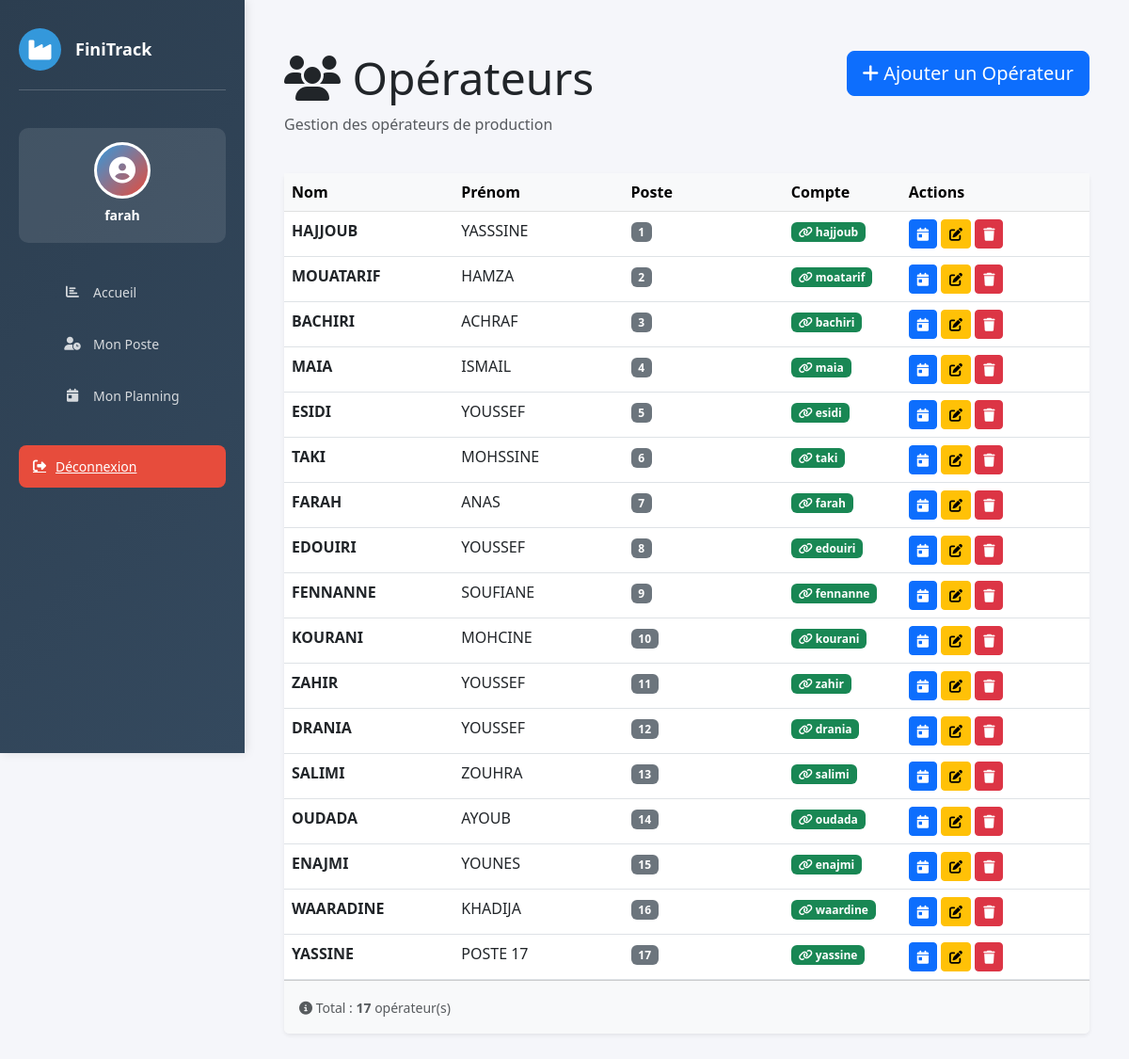
Page /operateurs/ (signed in) on the committed database.
### website/models.py (models this page shows, shortened)
class Operateur(models.Model):
    SHIFT_CHOICES = [
        ('matin',      'Matin      (06h → 14h)'),
        ('normal',     'Normal     (08h → 17h)'),
        ('apres_midi', 'Après-midi (14h → 22h)'),
    ]
    nom    = models.CharField(max_length=100)
    prenom = models.CharField(max_length=100)
    poste  = models.IntegerField(null=True, blank=True)
    shift  = models.CharField(
        max_length=20,
        choices=SHIFT_CHOICES,
        default='normal',
        verbose_name="Type de shift"
    )
    user   = models.OneToOneField(
        User, null=True, blank=True,
        on_delete=models.SET_NULL,
        related_name='operateur_profil',
        verbose_name="Compte utilisateur"
    )
    photo_profil = models.ImageField(
    upload_to='operateurs/photos/',
    null=True,
    blank=True,
    verbose_name="Photo de profil"
)

### website/views.py (the view)
# urls.py: path('operateurs/', views.operateurs_list, name='operateur_list'),
@login_required(login_url='home')
def operateurs_list(request):
    operateurs = Operateur.objects.all().order_by('poste')
    context = {
        'operateurs': operateurs,
    }
    return render(request, 'operateur/operateur_list.html', context)

### website/templates/operateur/operateur_list.html (shortened to what this page needs)
{% extends 'base.html' %}
{% load static %}
{% block content %}
<div class="container-fluid mt-4">
    <div class="row mb-4">
        <div class="col-md-8">
            <h1 class="display-5">
                <i class="fas fa-users"></i> Opérateurs
            </h1>
            <p class="text-muted">Gestion des opérateurs de production</p>
        </div>
        <div class="col-md-4 text-end">
            <a href="{% url 'ajouter_operateur' %}" class="btn btn-primary btn-lg">
                <i class="fas fa-plus"></i> Ajouter un Opérateur
            </a>
        </div>
    </div>
    <div class="card border-0 shadow-sm">
        <div class="card-body p-0">
            {% if operateurs %}
                <div class="table-responsive">
                    <table class="table table-hover mb-0">
                        <thead class="table-light">
                            <tr>
                                <th style="width: 18%">Nom</th>
                                <th style="width: 18%">Prénom</th>
                                <th style="width: 17%">Poste</th>
                                <th style="width: 12%">Compte</th>
                                <th style="width: 20%">Actions</th>
                            </tr>
                        </thead>
                        <tbody>
                            {% for operateur in operateurs %}
                            <tr>
                                <td>
                                    <strong>{{ operateur.nom }}</strong>
                                </td>
                                <td>
                                    {{ operateur.prenom }}
                                </td>
                                <td>
                                    {% if operateur.poste %}
                                        <span class="badge bg-secondary">{{ operateur.poste }}</span>
                                    {% else %}
                                        <span class="text-muted">-</span>
                                    {% endif %}
                                </td>
                                <td>
                                    {% if operateur.user %}
                                        <span class="badge bg-success"><i class="fas fa-link"></i> {{ operateur.user.username }}</span>
                                    {% else %}
                                        <span class="text-muted small">—</span>
                                    {% endif %}
                                </td>
                                <td>
                                    <a href="# "
                                       class="btn btn-sm btn-primary"
                                       title="Planning">
                                        <i class="fas fa-calendar-day"></i>
                                    </a>
                                    <a href="{% url 'modifier_operateur' operateur.id %}"
                                       class="btn btn-sm btn-warning"
                                       title="Modifier">
                                        <i class="fas fa-edit"></i>
                                    </a>
                                    <a href="{% url 'supprimer_operateur' operateur.id %}"
                                       class="btn btn-sm btn-danger"
                                       title="Supprimer"
                                       onclick="return confirm('Êtes-vous sûr de vouloir supprimer cet opérateur ?');">
                                        <i class="fas fa-trash"></i>
                                    </a>
                                </td>
                            </tr>
                            {% endfor %}
                        </tbody>
                    </table>
                </div>
                <div class="card-footer bg-light p-3">
                    <small class="text-muted">
                        <i class="fas fa-info-circle"></i>
                        Total : <strong>{{ operateurs.count }}</strong> opérateur(s)
                    </small>
                </div>
            {% endif %}
        </div>
    </div>
</div>
{% endblock %}

### website/templates/base.html (shortened to what this page needs)
{% load static %}
<!DOCTYPE html>
<html lang="fr">
<head>
    <link href="https://cdn.jsdelivr.net/npm/bootstrap@5.3.0/dist/css/bootstrap.min.css" rel="stylesheet">
    <link rel="stylesheet" href="https://cdnjs.cloudflare.com/ajax/libs/font-awesome/6.4.0/css/all.min.css">
</head>
<body>
    {% if user.is_authenticated %}
    <aside class="sidebar">
        <div class="sidebar-header">
            <div class="logo">
                <i class="fas fa-industry"></i>
            </div>
            <h3>FiniTrack</h3>
        </div>
        <div class="user-profile">
            <div class="user-avatar">
                <i class="fas fa-user-circle"></i>
            </div>
            <h6>{{ user.first_name|default:user.username }}</h6>
        </div>
        <ul class="sidebar-menu">
        {% if user.operateur_profil %}
             <li>
                <a href="{% url 'dashboard' %}">
                    <i class="fas fa-chart-bar"></i>
                    <span>Accueil </span>
                </a>
            </li>
            <li>
                <a href="{% url 'operateur_vue_simple' %}">
                    <i class="fas fa-user-clock"></i>
                    <span>Mon Poste</span>
                </a>
            </li>
            <li>
                <a href="{% url 'dashboard_operateur' operateur_id=user.operateur_profil.id %}">
                    <i class="fas fa-calendar-day"></i>
                    <span>Mon Planning</span>
                </a>
            </li>
        {% endif %}
        </ul>
        <a href="{% url 'logout' %}" class="logout-btn">
            <i class="fas fa-sign-out-alt"></i>
            <span>Déconnexion</span>
        </a>
    </aside>
    {% endif %}
    <div class="main-content">
        {% block content %}
        {% endblock %}
    </div>
</body>
</html>

### website/templates/base.html (style rules this page uses)
:root { --primary: #2c3e50; --secondary: #3498db; --danger: #e74c3c; --success: #27ae60; --warning: #f39c12; }
* { margin: 0; padding: 0; box-sizing: border-box; }
body { font-family: 'Segoe UI', Tahoma, Geneva, Verdana, sans-serif; background-color: #f5f6fa; }
.sidebar { position: fixed; top: 0; left: 0; height: 100vh; width: 260px; background: linear-gradient(135deg, var(--primary) 0%, #34495e 100%); color: white; padding: 30px 20px; overflow-y: auto; box-shadow: 2px 0 10px rgba(0,0,0,0.1); z-index: 1000; }
.sidebar-header { display: flex; align-items: center; gap: 15px; margin-bottom: 40px; padding-bottom: 20px; border-bottom: 1px solid rgba(255,255,255,0.2); }
.sidebar-header .logo { width: 45px; height: 45px; background: var(--secondary); border-radius: 50%; display: flex; align-items: center; justify-content: center; font-size: 24px; }
.sidebar-header h3 { font-size: 18px; font-weight: 700; margin: 0; }
.user-profile { background: rgba(255,255,255,0.1); padding: 15px; border-radius: 10px; margin-bottom: 30px; text-align: center; }
.user-avatar { width: 60px; height: 60px; background: linear-gradient(135deg, var(--secondary), var(--danger)); border-radius: 50%; margin: 0 auto 10px; display: flex; align-items: center; justify-content: center; font-size: 28px; border: 3px solid white; }
.user-profile h6 { margin: 10px 0 5px; font-weight: 600; font-size: 14px; }
.sidebar-menu { list-style: none; margin-bottom: 30px; }
.sidebar-menu li { margin-bottom: 10px; }
.sidebar-menu a { display: flex; align-items: center; gap: 12px; padding: 12px 15px; color: rgba(255,255,255,0.8); text-decoration: none; border-radius: 8px; transition: all 0.3s ease; font-size: 14px; }
.sidebar-menu i { width: 20px; text-align: center; }
.logout-btn { display: flex; align-items: center; gap: 10px; width: 100%; padding: 12px 15px; background: var(--danger); color: white; border: none; border-radius: 8px; cursor: pointer; font-size: 14px; transition: all 0.3s ease; text-align: left; }
.main-content { margin-left: 260px; padding: 30px; min-height: 100vh; }

### rows in the picture
Operateur: nom "HAJJOUB", prenom "YASSSINE", poste "1", user.username "hajjoub"
Operateur: nom "MOUATARIF", prenom "HAMZA", poste "2", user.username "moatarif"
Operateur: nom "BACHIRI", prenom "ACHRAF", poste "3", user.username "bachiri"
Operateur: nom "MAIA", prenom "ISMAIL", poste "4", user.username "maia"
Operateur: nom "ESIDI", prenom "YOUSSEF", poste "5", user.username "esidi"
Operateur: nom "TAKI", prenom "MOHSSINE", poste "6", user.username "taki"
Operateur: nom "FARAH", prenom "ANAS", poste "7", user.username "farah"
Operateur: nom "EDOUIRI", prenom "YOUSSEF", poste "8", user.username "edouiri"
Operateur: nom "FENNANNE", prenom "SOUFIANE", poste "9", user.username "fennanne"
Operateur: nom "KOURANI", prenom "MOHCINE", poste "10", user.username "kourani"
Operateur: nom "ZAHIR", prenom "YOUSSEF", poste "11", user.username "zahir"
Operateur: nom "DRANIA", prenom "YOUSSEF", poste "12", user.username "drania"
Operateur: nom "SALIMI", prenom "ZOUHRA", poste "13", user.username "salimi"
Operateur: nom "OUDADA", prenom "AYOUB", poste "14", user.username "oudada"
Operateur: nom "ENAJMI", prenom "YOUNES", poste "15", user.username "enajmi"
Operateur: nom "WAARADINE", prenom "KHADIJA", poste "16", user.username "waardine"
Operateur: nom "YASSINE", prenom "POSTE 17", poste "17", user.username "yassine"

### other values in the picture
{{ user.first_name|default:user.username }} "farah"
{{ operateurs.count }} "17"
